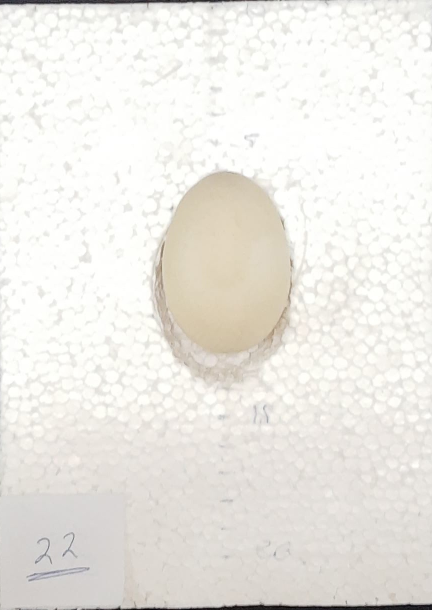
#> input picture Data/Images/Originals/egg10.jpg, 864 x 1220 px (shown at 1/2 size); its folder holds only this picture in this run
$ python -i tools.py   (imports and definitions only)   (older library calls are emulated)
#> lines starting #> are read from the running program, lines starting #| are printed output that depends on the picture; after the words box and inside, x2 and y2 are one past the last pixel; in counts of white or black regions, pixels touching at a corner belong together
# -*- coding: utf-8 -*-
# !/usr/bin/python

# Importações

import math
import os
import cv2 as cv
import numpy as np
from matplotlib import image, pyplot as plt
from skimage import color, img_as_ubyte
from skimage.feature import greycomatrix, greycoprops
from skimage.transform import hough_ellipse
from skimage.draw import ellipse_perimeter
from PIL import Image


# Funções


# [5 lines left out: function showIm, not called in this run]


def preProcessing(img):
    img1 = cv.cvtColor(img, cv.COLOR_RGB2GRAY)
    img2 = cv.Sobel(img1,
                    cv.CV_8U,
                    1,
                    1,
                    ksize=3,
                    scale=1,
                    delta=0,
                    borderType=cv.BORDER_CONSTANT)

    img3 = img1 + img2
    img4 = autoCanny(img, 1)
    img5 = img2 + img4
    img6 = cv.threshold(
        img1, 0, 255, type=cv.THRESH_BINARY+cv.THRESH_OTSU)[1]

    # img2 = cv.medianBlur(img1, 51)
    # img5 = cv.equalizeHist(img2)
    # img6 = cv.threshold(img3, 25, 255, cv.THRESH_BINARY)[1]

    titles = ['Original Image', 'Gray Image', 'Sobel Lines',
              'Sobel + Gray', 'Canny', 'Canny + Sobel', 'Otsu']
    images = [img, img1, img2, img3, img4, img5, img6]

    for i in range(7):
        plt.subplot(1, 7, i+1)
        plt.imshow(images[i], 'gray')
        plt.title(titles[i])
        plt.xticks([]), plt.yticks([])

    plt.show()

    return img5


def autoCanny(img, sigma=0.33):
    # compute the median of the single channel pixel intensities
    v = np.median(img)
    # apply automatic Canny edge detection using the computed median
    lower = int(max(0, (1.0 - sigma) * v))
    upper = int(min(255, (1.0 + sigma) * v))
    edged = cv.Canny(img, lower, upper)
    # return the edged image
    return edged


# [132 lines left out: functions extractObject, centralPixelExtract, createArchiveList, genGLCM, houghTransform, windownize, not called in this run]


# [3 lines not run here, left out]

>>> import cv2
>>> picture = cv2.cvtColor(cv2.imread('../Data/Images/Originals/egg10.jpg'), cv2.COLOR_BGR2RGB)
>>> result = preProcessing(picture)
#> in preProcessing, `img1 = cv.cvtColor(img, cv.COLOR_RGB2GRAY)`:
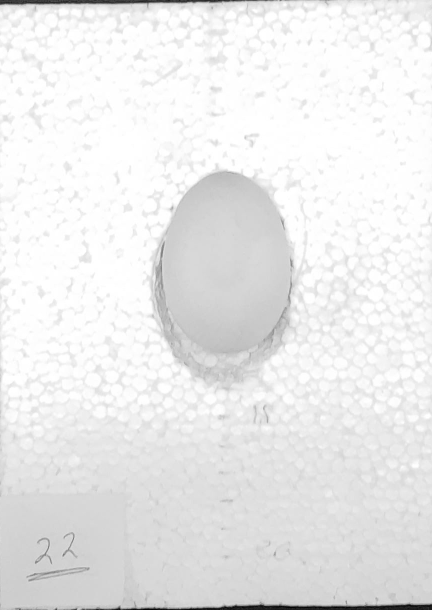
#> img1: shape (1220, 864) (shown at 1/2 size); min 0, max 255, mean 234.3
#> in preProcessing, `img2 = cv.Sobel(img1, cv.CV_8U, 1, 1, ksize=3, scale=1, delta=0, borde..`:
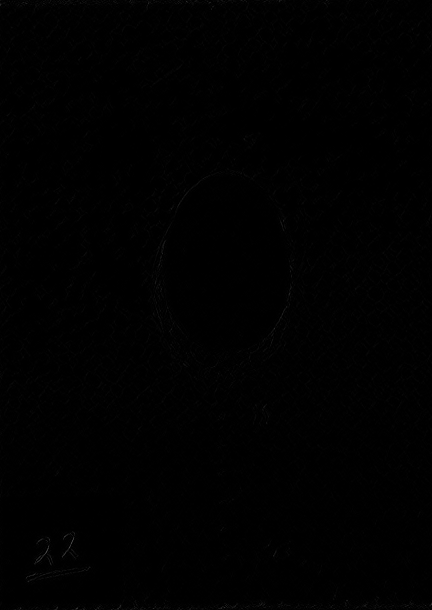
#> img2: shape (1220, 864) (shown at 1/2 size); min 0, max 132, mean 0.7
#> in preProcessing, `img3 = img1 + img2`:
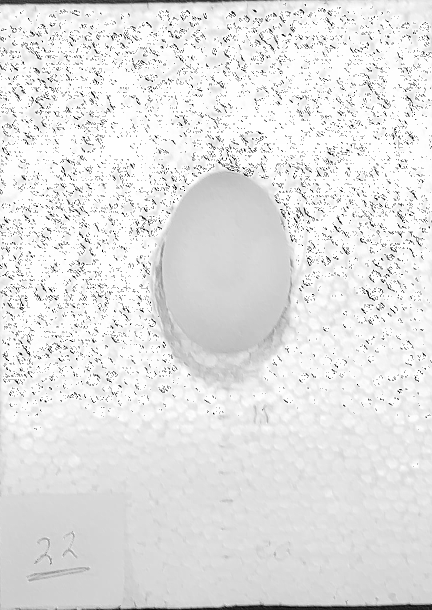
#> img3: shape (1220, 864) (shown at 1/2 size); min 0, max 255, mean 227.4
#> in autoCanny, `v = np.median(img)`: v = 239
#> in autoCanny, `lower = int(max(0, (1.0 - sigma) * v))`: lower = 0
#> in autoCanny, `upper = int(min(255, (1.0 + sigma) * v))`: upper = 255
#> in autoCanny, `edged = cv.Canny(img, lower, upper)`:
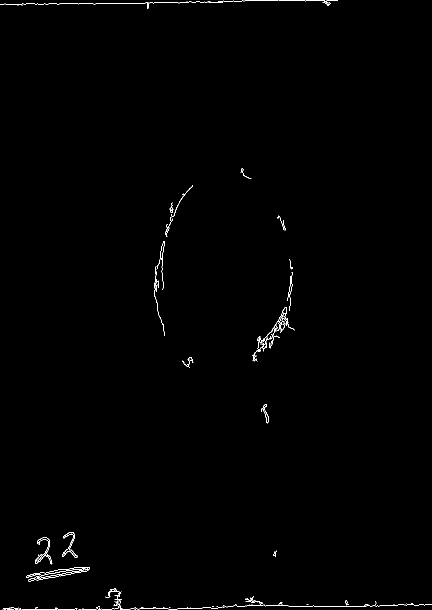
#> edged: shape (1220, 864) (shown at 1/2 size); 0.47% white in thin lines or dots
#> in preProcessing, `img6 = cv.threshold( img1, 0, 255, type=cv.THRESH_BINARY+cv.THRESH_OTS..`:
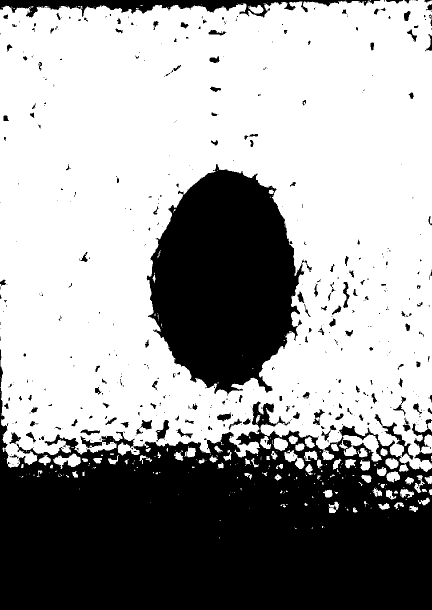
#> img6: shape (1220, 864) (shown at 1/2 size); 62.4% white; 523 black regions (363 under 20 px), largest, box (x1, y1, x2, y2) and area: (0, 698, 864, 1220) 271186, (293, 328, 609, 792) 98791, (0, 0, 761, 36) 10602

$ run again, on Data/Images/Originals/egg15.jpg
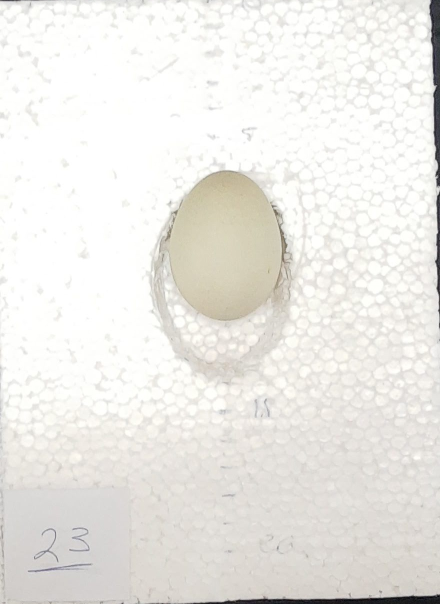
#> input picture Data/Images/Originals/egg15.jpg, 880 x 1208 px (shown at 1/2 size)
#> v = 239
#> lower = 0
#> upper = 255
#> in autoCanny, `edged = cv.Canny(img, lower, upper)`:
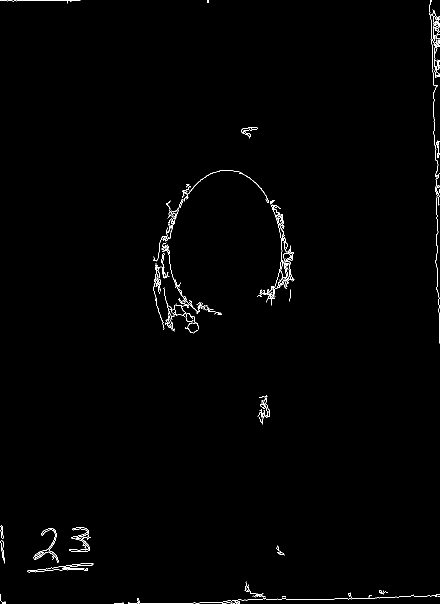
#> edged: shape (1208, 880) (shown at 1/2 size); 0.75% white in thin lines or dots
#> in preProcessing, `img6 = cv.threshold( img1, 0, 255, type=cv.THRESH_BINARY+cv.THRESH_OTS..`:
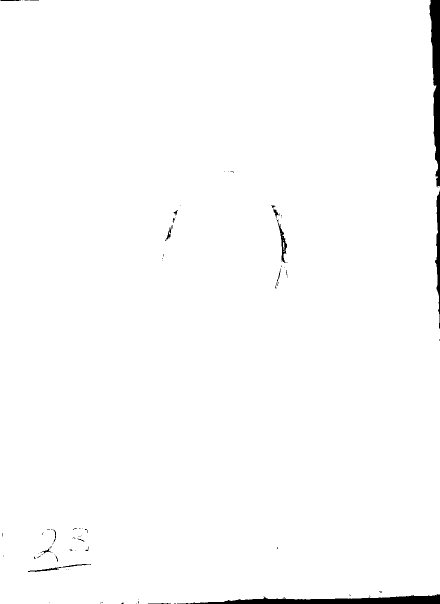
#> img6: shape (1208, 880) (shown at 1/2 size); 98.8% white; 94 black regions (77 under 20 px), largest, box (x1, y1, x2, y2) and area: (354, 1188, 880, 1208) 5235, (859, 0, 880, 373) 4840, (870, 381, 880, 658) 1361

$ run again, on Data/Images/Originals/egg24.jpg
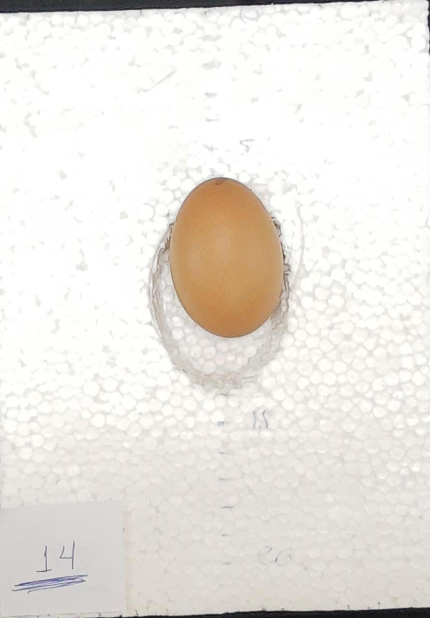
#> input picture Data/Images/Originals/egg24.jpg, 860 x 1236 px (shown at 1/2 size)
#> v = 242
#> lower = 0
#> upper = 255
#> in autoCanny, `edged = cv.Canny(img, lower, upper)`:
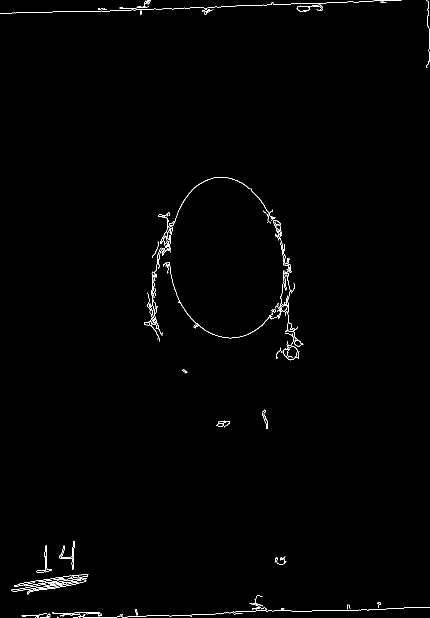
#> edged: shape (1236, 860) (shown at 1/2 size); 0.72% white in thin lines or dots
#> in preProcessing, `img6 = cv.threshold( img1, 0, 255, type=cv.THRESH_BINARY+cv.THRESH_OTS..`:
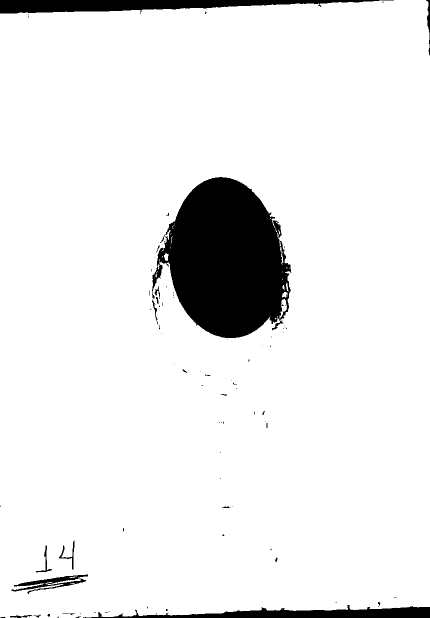
#> img6: shape (1236, 860) (shown at 1/2 size); 92% white; 95 black regions (72 under 20 px), largest, box (x1, y1, x2, y2) and area: (304, 354, 583, 676) 60758, (0, 0, 760, 28) 12020, (166, 1210, 860, 1236) 8614

$ run again, on Data/Images/Originals/egg39.jpg
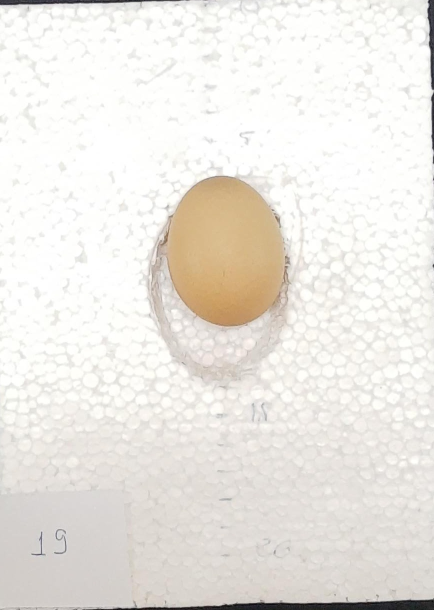
#> input picture Data/Images/Originals/egg39.jpg, 868 x 1220 px (shown at 1/2 size)
#> v = 240
#> lower = 0
#> upper = 255
#> in autoCanny, `edged = cv.Canny(img, lower, upper)`:
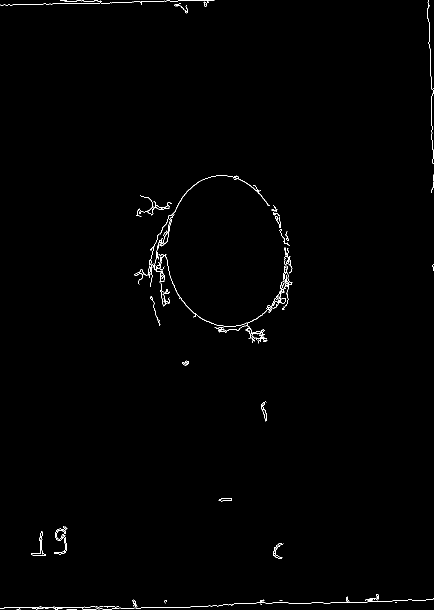
#> edged: shape (1220, 868) (shown at 1/2 size); 0.6% white in thin lines or dots
#> in preProcessing, `img6 = cv.threshold( img1, 0, 255, type=cv.THRESH_BINARY+cv.THRESH_OTS..`:
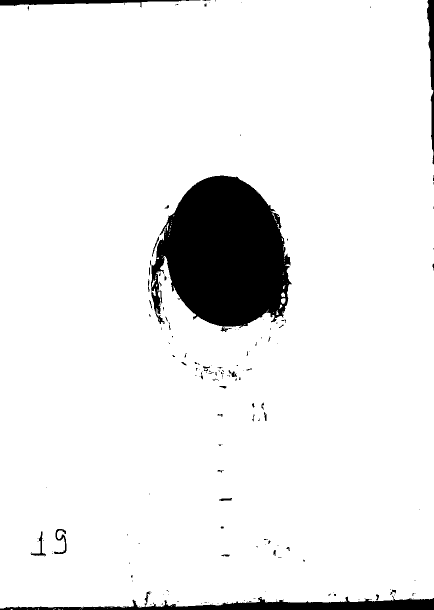
#> img6: shape (1220, 868) (shown at 1/2 size); 92.5% white; 184 black regions (144 under 20 px), largest, box (x1, y1, x2, y2) and area: (302, 351, 583, 656) 60993, (0, 1193, 868, 1220) 10470, (0, 0, 401, 15) 2546
